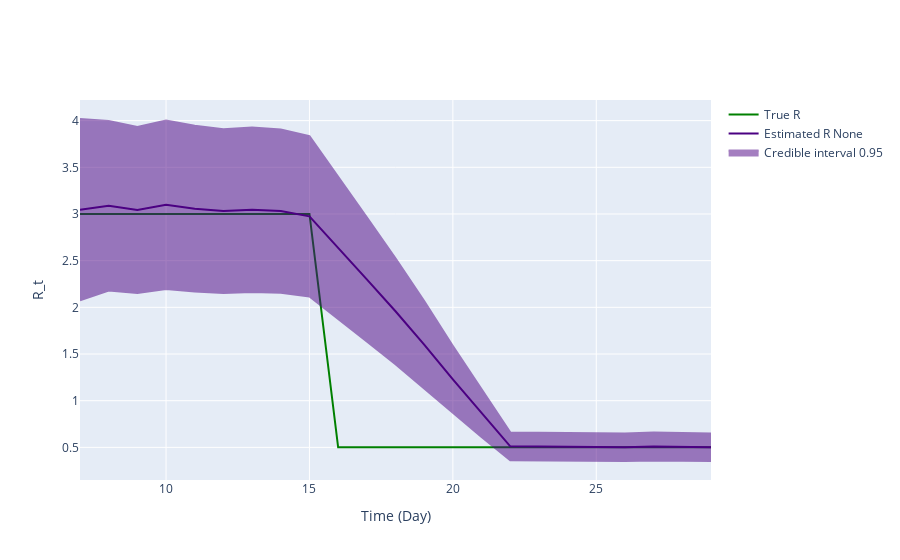

This figure's notebook cell:
### Code cell
fig = ReproductionNumberPlot()

fig.add_ground_truth_rt(ground_truth)
fig.add_interval_rt(interval2)

fig.update_labels(time_label='Time (Day)', r_label='R_t')

fig.show_figure()

### Figure 1 — Plotly figure (JSON) as saved in the notebook; plotly's stock layout.template omitted (floating-point values rounded to 4 significant figures)
{"data": [{"line": {"color": "green"}, "mode": "lines", "name": "True R", "type": "scatter", "x": [7, 8, 9, 10, 11, 12, 13, 14, 15, 16, 17, 18, 19, 20, 21, 22, 23, 24, 25, 26, 27, 28, 29], "y": [3, 3, 3, 3, 3, 3, 3, 3, 3, 0.5, 0.5, 0.5, 0.5, 0.5, 0.5, 0.5, 0.5, 0.5, 0.5, 0.5, 0.5, 0.5, 0.5]}, {"line": {"color": "indigo"}, "mode": "lines", "name": "Estimated R None", "type": "scatter", "x": [7, 8, 9, 10, 11, 12, 13, 14, 15, 16, 17, 18, 19, 20, 21, 22, 23, 24, 25, 26, 27, 28, 29], "y": [3.046, 3.089, 3.042, 3.099, 3.057, 3.031, 3.045, 3.031, 2.975, 2.642, 2.3, 1.958, 1.601, 1.228, 0.8636, 0.511, 0.5087, 0.5068, 0.5055, 0.5016, 0.5093, 0.5071, 0.5016]}, {"fill": "toself", "fillcolor": "indigo", "line": {"color": "indigo"}, "mode": "lines", "name": "Credible interval 0.95", "opacity": 0.5, "showlegend": true, "type": "scatter", "x": [7, 8, 9, 10, 11, 12, 13, 14, 15, 16, 17, 18, 19, 20, 21, 22, 23, 24, 25, 26, 27, 28, 29, 29, 28, 27, 26, 25, 24, 23, 22, 21, 20, 19, 18, 17, 16, 15, 14, 13, 12, 11, 10, 9, 8, 7], "y": [4.018, 3.997, 3.932, 4.001, 3.945, 3.909, 3.926, 3.906, 3.833, 3.405, 2.965, 2.526, 2.066, 1.584, 1.115, 0.6602, 0.6572, 0.655, 0.6535, 0.6486, 0.6587, 0.656, 0.6492, 0.354, 0.3581, 0.3599, 0.3546, 0.3576, 0.3586, 0.3601, 0.3619, 0.612, 0.8708, 1.137, 1.391, 1.635, 1.879, 2.117, 2.156, 2.165, 2.153, 2.169, 2.196, 2.153, 2.181, 2.075]}], "layout": {"hovermode": "x unified", "xaxis": {"title": {"text": "Time (Day)"}}, "yaxis": {"title": {"text": "R_t"}}}}
